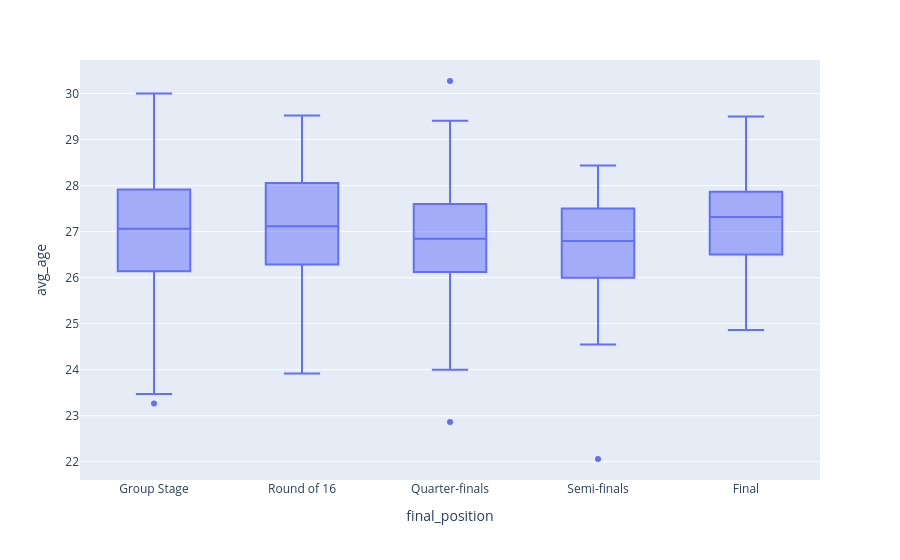

Notebook code cell kept with this figure:
### Code cell
# Boxplot 
fig = px.box(
    df_avg_age, x="final_position", y="avg_age", 
    category_orders={"final_position": order})
fig.show()

### Figure 1 — Plotly figure (JSON) as saved in the notebook; plotly's stock layout.template omitted (floating-point values rounded to 4 significant figures; data arrays with more than 128 entries replaced by an {"elided": "..."} marker saying what was removed)
{"data": [{"alignmentgroup": "True", "hovertemplate": "final_position=%{x}<br>avg_age=%{y}<extra></extra>", "legendgroup": "", "marker": {"color": "#636efa"}, "name": "", "notched": false, "offsetgroup": "", "orientation": "v", "showlegend": false, "type": "box", "x": {"elided": "489 str values"}, "x0": " ", "xaxis": "x", "y": {"elided": "489 float values"}, "y0": " ", "yaxis": "y"}], "layout": {"boxmode": "group", "legend": {"tracegroupgap": 0}, "margin": {"t": 60}, "xaxis": {"anchor": "y", "categoryarray": ["Group Stage", "Round of 16", "Quarter-finals", "Semi-finals", "Final"], "categoryorder": "array", "domain": [0, 1], "title": {"text": "final_position"}}, "yaxis": {"anchor": "x", "domain": [0, 1], "title": {"text": "avg_age"}}}}
